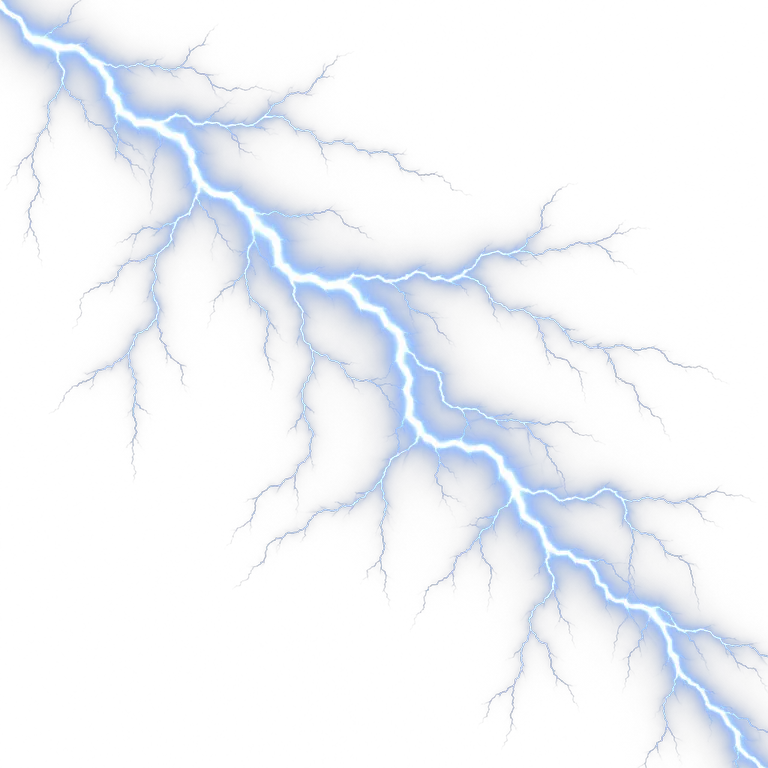
#> input picture web/assets/boj/fx/blesk.webp, 768 x 768 px
$ python -i boj_assety.py   (imports and definitions only)
#> lines starting #> are read from the running program, lines starting #| are printed output that depends on the picture
#> further down, picture is the input picture: PIL image 768x768 RGBA; mean R, G, B, A 11.3, 20.1, 36.7, 19.3
#!/usr/bin/env python3
"""Připraví textury a průhledné rekvizity pro bojové mapy (Pillow).

Použití: python3 tools/boj_assety.py [vstupní_složka] [--sheet cesta.png]
Výchozí vstup je ~/gen; tex_*, prop_*, icon_*, ovl_* a fx_*.png se převedou do web/assets/boj.
Textury mají plynulé návaznosti, rekvizity odstraněné purpurové pozadí.
Volitelný přehled ukazuje textury 2×2 a rekvizity na šedém i tmavém pozadí.
"""
import argparse
import math
from pathlib import Path

from PIL import Image, ImageChops, ImageDraw

OUT = Path(__file__).resolve().parent.parent / "web/assets/boj"


def texture(image):
    image = image.convert("RGB").resize((512, 512), Image.Resampling.LANCZOS)
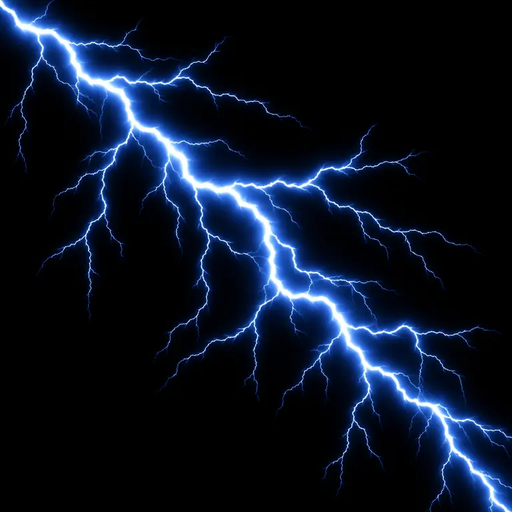
#> image: PIL image 512x512 RGB; mean R, G, B 11.4, 20.1, 36.7
    for axis in (0, 1):
        weights = []
        for i in range(512):
            distance = min(i, 511 - i) / 112
            weights.append(round(255 * (1 + math.cos(math.pi * min(1, distance))) / 2))
        strip = Image.new("L", (512, 1))
        strip.putdata(weights)
        mask = strip.resize((512, 512)) if axis == 0 else strip.transpose(Image.Transpose.ROTATE_90).resize((512, 512))
        shifted = ImageChops.offset(image, 256 if axis == 0 else 0, 256 if axis == 1 else 0)
        image = Image.composite(shifted, image, mask)
#> this loop made 2 passes
#> pass 1, in texture, `mask = strip.resize((512, 512)) if axis == 0 else strip.transpose(Imag..`:
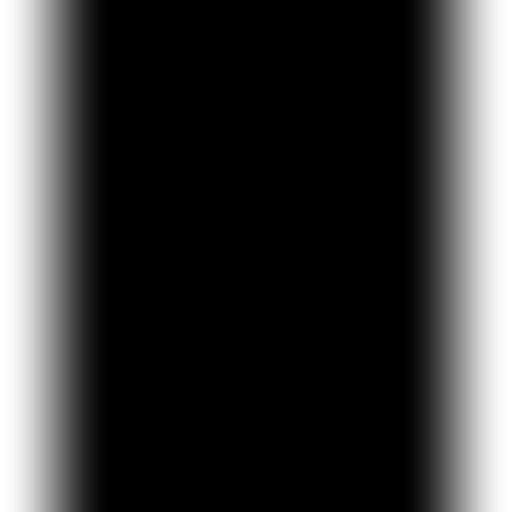
#> mask: PIL image 512x512 L; min 0, max 255, mean 56.3
#> pass 1, in texture, `shifted = ImageChops.offset(image, 256 if axis == 0 else 0, 256 if axi..`:
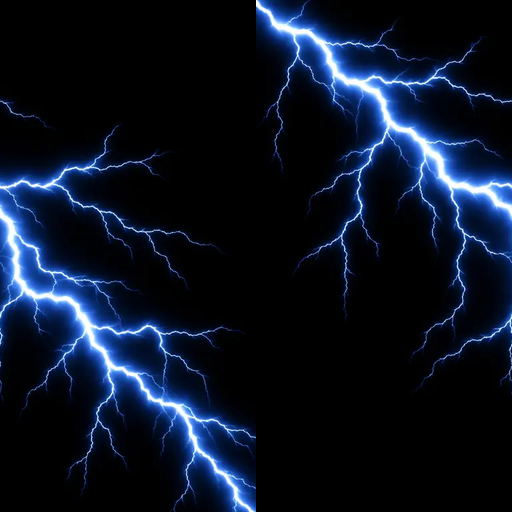
#> shifted: PIL image 512x512 RGB; mean R, G, B 11.4, 20.1, 36.7
#> pass 1, in texture, `image = Image.composite(shifted, image, mask)`:
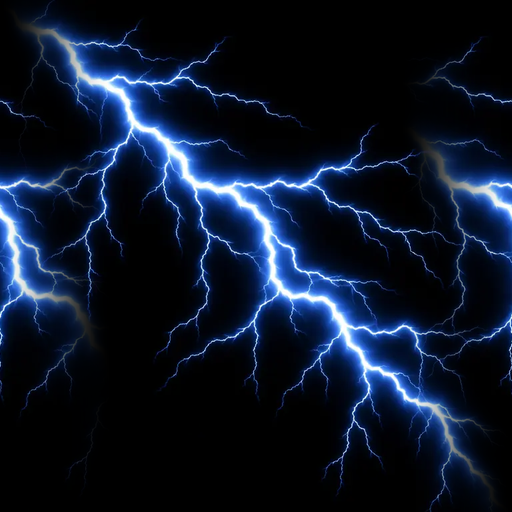
#> image: PIL image 512x512 RGB; mean R, G, B 12.9, 22.9, 41.6
#> pass 2, in texture, `mask = strip.resize((512, 512)) if axis == 0 else strip.transpose(Imag..`:
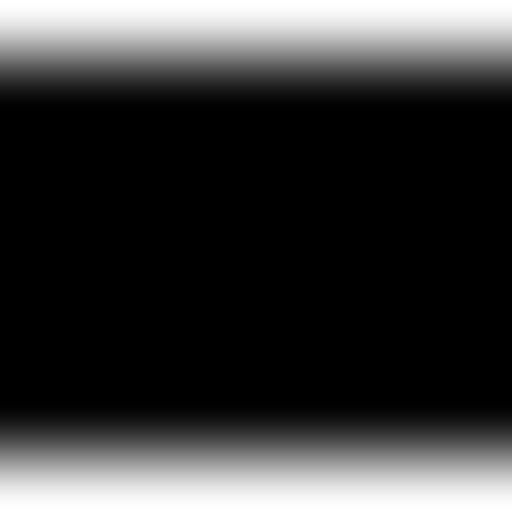
#> mask: PIL image 512x512 L; min 0, max 255, mean 56.3
#> after the loop:
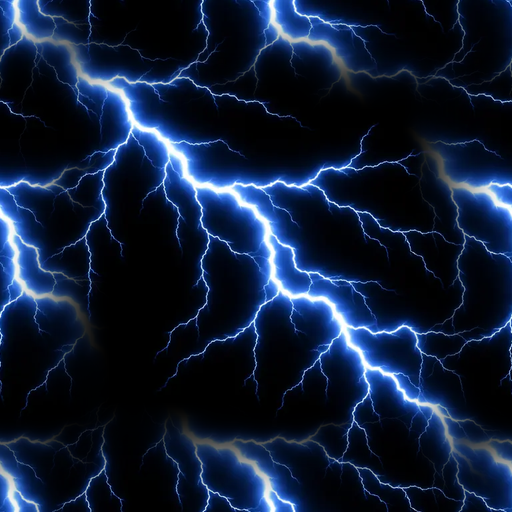
#> image: PIL image 512x512 RGB; mean R, G, B 17, 30.1, 54.4
#> after the loop:
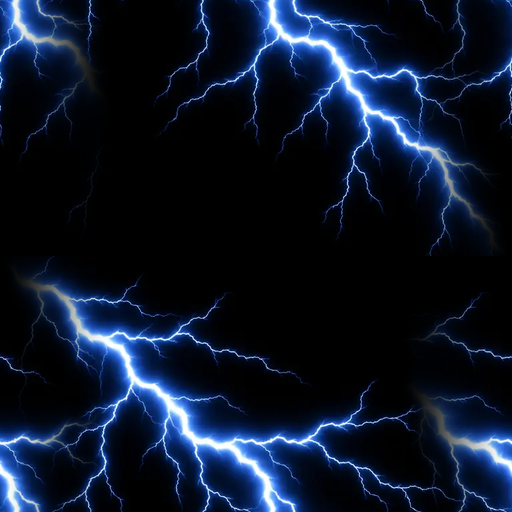
#> shifted: PIL image 512x512 RGB; mean R, G, B 12.9, 22.9, 41.6
    return image


# [85 lines left out: functions prop, overlay, contact_sheet, main, not called in this run]


# [2 lines not run here, left out]

>>> from PIL import Image
>>> picture = Image.open('../web/assets/boj/fx/blesk.webp')
>>> result = texture(picture)

$ run again, on web/assets/boj/ovl/zar.webp
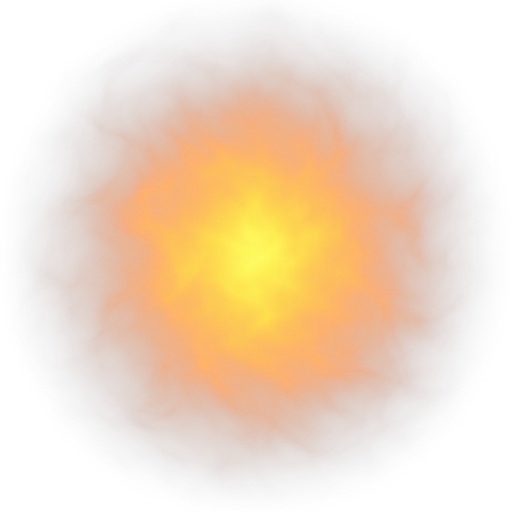
#> input picture web/assets/boj/ovl/zar.webp, 1024 x 1024 px (shown at 1/2 size)
#> picture is the input picture: PIL image 1024x1024 RGBA; mean R, G, B, A 101.5, 46.7, 3.8, 58.2
#> after the loop in texture, `for axis in (0, 1):`:
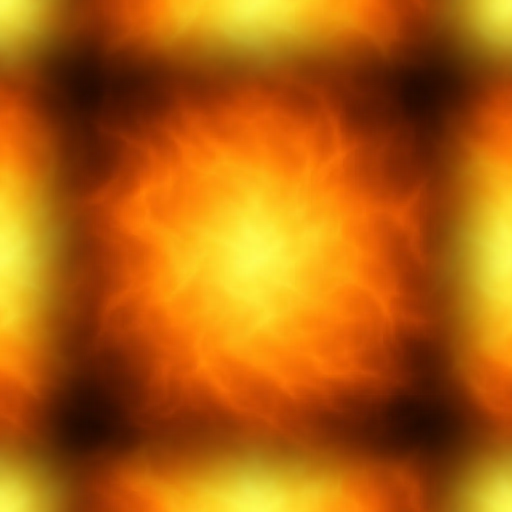
#> image: PIL image 512x512 RGB; mean R, G, B 178.1, 96.3, 10.1
#> after the loop in texture, `for axis in (0, 1):`:
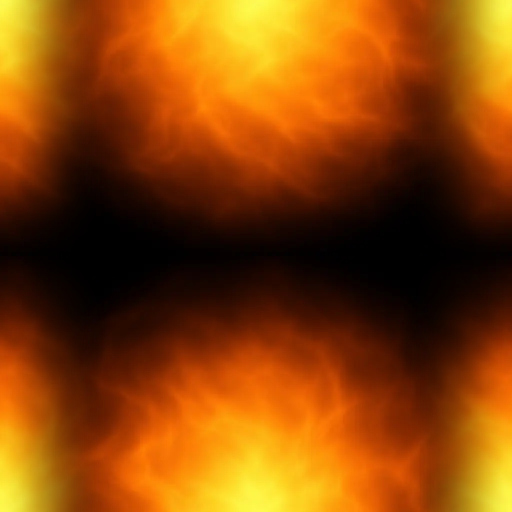
#> shifted: PIL image 512x512 RGB; mean R, G, B 136.5, 67.6, 6.2

$ run again, on web/assets/boj/prop/balvan2.webp
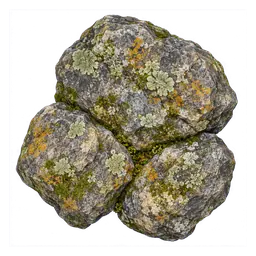
#> input picture web/assets/boj/prop/balvan2.webp, 256 x 256 px
#> picture is the input picture: PIL image 256x256 RGBA; mean R, G, B, A 72.4, 67.4, 60.7, 139.8
#> after the loop in texture, `for axis in (0, 1):`:
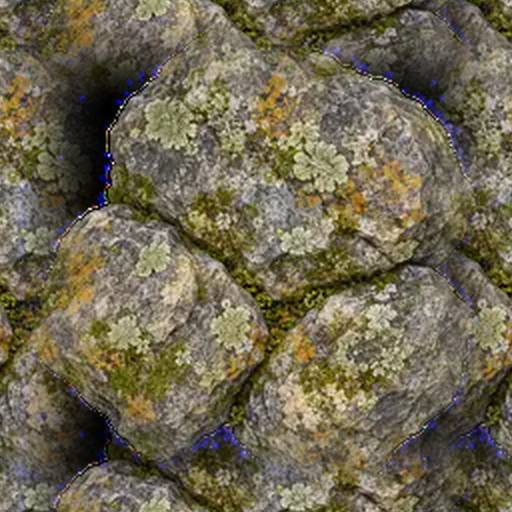
#> image: PIL image 512x512 RGB; mean R, G, B 111.4, 103.5, 80.9
#> after the loop in texture, `for axis in (0, 1):`:
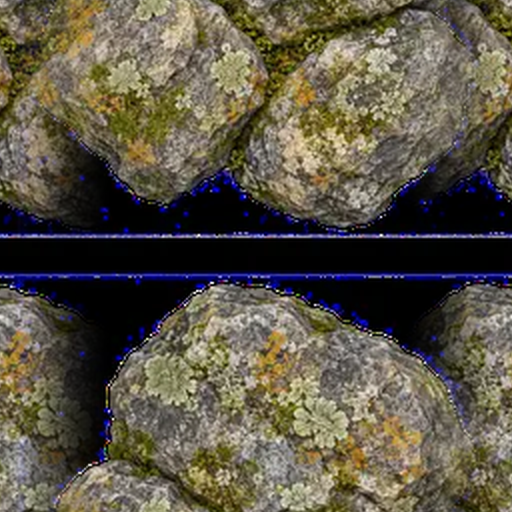
#> shifted: PIL image 512x512 RGB; mean R, G, B 92, 85.6, 70.9
